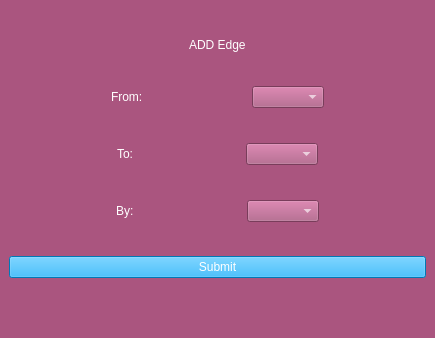
<?xml version="1.0" encoding="UTF-8"?>
<ui version="4.0">
 <class>MainWindow</class>
 <widget class="QMainWindow" name="MainWindow">
  <property name="geometry">
   <rect>
    <x>0</x>
    <y>0</y>
    <width>435</width>
    <height>338</height>
   </rect>
  </property>
  <property name="font">
   <font>
    <weight>75</weight>
    <bold>true</bold>
   </font>
  </property>
  <property name="windowTitle">
   <string>MainWindow</string>
  </property>
  <property name="styleSheet">
   <string notr="true">background-color: rgb(170, 85, 127);
font-color:rgb(255, 255, 255);</string>
  </property>
  <widget class="QWidget" name="centralwidget">
   <layout class="QVBoxLayout" name="verticalLayout">
    <item>
     <spacer name="verticalSpacer_5">
      <property name="orientation">
       <enum>Qt::Vertical</enum>
      </property>
      <property name="sizeHint" stdset="0">
       <size>
        <width>20</width>
        <height>40</height>
       </size>
      </property>
     </spacer>
    </item>
    <item alignment="Qt::AlignHCenter">
     <widget class="QLabel" name="label">
      <property name="styleSheet">
       <string notr="true">font: 87 20pt &quot;Arial Black&quot;;
font: 36pt &quot;MS Shell Dlg 2&quot;;
color:rgb(255, 255, 255);</string>
      </property>
      <property name="text">
       <string>ADD Edge</string>
      </property>
     </widget>
    </item>
    <item>
     <spacer name="verticalSpacer_2">
      <property name="orientation">
       <enum>Qt::Vertical</enum>
      </property>
      <property name="sizeHint" stdset="0">
       <size>
        <width>20</width>
        <height>40</height>
       </size>
      </property>
     </spacer>
    </item>
    <item>
     <layout class="QHBoxLayout" name="horizontalLayout">
      <item>
       <spacer name="horizontalSpacer">
        <property name="orientation">
         <enum>Qt::Horizontal</enum>
        </property>
        <property name="sizeHint" stdset="0">
         <size>
          <width>40</width>
          <height>20</height>
         </size>
        </property>
       </spacer>
      </item>
      <item>
       <widget class="QLabel" name="label_2">
        <property name="styleSheet">
         <string notr="true">color:rgb(255, 255, 255);font: 87 12pt &quot;Arial Black&quot;;</string>
        </property>
        <property name="text">
         <string>From:</string>
        </property>
       </widget>
      </item>
      <item>
       <spacer name="horizontalSpacer_3">
        <property name="orientation">
         <enum>Qt::Horizontal</enum>
        </property>
        <property name="sizeHint" stdset="0">
         <size>
          <width>40</width>
          <height>20</height>
         </size>
        </property>
       </spacer>
      </item>
      <item>
       <widget class="QComboBox" name="fr">
        <property name="styleSheet">
         <string notr="true">color:rgb(255, 255, 255);font: 87 12pt &quot;Arial Black&quot;;</string>
        </property>
       </widget>
      </item>
      <item>
       <spacer name="horizontalSpacer_2">
        <property name="orientation">
         <enum>Qt::Horizontal</enum>
        </property>
        <property name="sizeHint" stdset="0">
         <size>
          <width>40</width>
          <height>20</height>
         </size>
        </property>
       </spacer>
      </item>
     </layout>
    </item>
    <item>
     <spacer name="verticalSpacer_3">
      <property name="orientation">
       <enum>Qt::Vertical</enum>
      </property>
      <property name="sizeHint" stdset="0">
       <size>
        <width>20</width>
        <height>40</height>
       </size>
      </property>
     </spacer>
    </item>
    <item>
     <layout class="QHBoxLayout" name="horizontalLayout_2">
      <item>
       <spacer name="horizontalSpacer_4">
        <property name="orientation">
         <enum>Qt::Horizontal</enum>
        </property>
        <property name="sizeHint" stdset="0">
         <size>
          <width>40</width>
          <height>20</height>
         </size>
        </property>
       </spacer>
      </item>
      <item>
       <widget class="QLabel" name="label_3">
        <property name="styleSheet">
         <string notr="true">font: 87 12pt &quot;Arial Black&quot;;color:rgb(255, 255, 255);</string>
        </property>
        <property name="text">
         <string>To:</string>
        </property>
       </widget>
      </item>
      <item>
       <spacer name="horizontalSpacer_6">
        <property name="orientation">
         <enum>Qt::Horizontal</enum>
        </property>
        <property name="sizeHint" stdset="0">
         <size>
          <width>40</width>
          <height>20</height>
         </size>
        </property>
       </spacer>
      </item>
      <item>
       <widget class="QComboBox" name="to">
        <property name="styleSheet">
         <string notr="true">color:rgb(255, 255, 255);font: 87 12pt &quot;Arial Black&quot;;
font-color:rgb(255, 255, 255);</string>
        </property>
       </widget>
      </item>
      <item>
       <spacer name="horizontalSpacer_5">
        <property name="orientation">
         <enum>Qt::Horizontal</enum>
        </property>
        <property name="sizeHint" stdset="0">
         <size>
          <width>40</width>
          <height>20</height>
         </size>
        </property>
       </spacer>
      </item>
     </layout>
    </item>
    <item>
     <spacer name="verticalSpacer_4">
      <property name="orientation">
       <enum>Qt::Vertical</enum>
      </property>
      <property name="sizeHint" stdset="0">
       <size>
        <width>20</width>
        <height>40</height>
       </size>
      </property>
     </spacer>
    </item>
    <item>
     <layout class="QHBoxLayout" name="horizontalLayout_3">
      <item>
       <spacer name="horizontalSpacer_7">
        <property name="orientation">
         <enum>Qt::Horizontal</enum>
        </property>
        <property name="sizeHint" stdset="0">
         <size>
          <width>40</width>
          <height>20</height>
         </size>
        </property>
       </spacer>
      </item>
      <item>
       <widget class="QLabel" name="label_4">
        <property name="styleSheet">
         <string notr="true">font: 87 12pt &quot;Arial Black&quot;;color:rgb(255, 255, 255);</string>
        </property>
        <property name="text">
         <string>By:</string>
        </property>
       </widget>
      </item>
      <item>
       <spacer name="horizontalSpacer_8">
        <property name="orientation">
         <enum>Qt::Horizontal</enum>
        </property>
        <property name="sizeHint" stdset="0">
         <size>
          <width>40</width>
          <height>20</height>
         </size>
        </property>
       </spacer>
      </item>
      <item>
       <widget class="QComboBox" name="by">
        <property name="styleSheet">
         <string notr="true">color:rgb(255, 255, 255);font: 87 12pt &quot;Arial Black&quot;;</string>
        </property>
       </widget>
      </item>
      <item>
       <spacer name="horizontalSpacer_9">
        <property name="orientation">
         <enum>Qt::Horizontal</enum>
        </property>
        <property name="sizeHint" stdset="0">
         <size>
          <width>40</width>
          <height>20</height>
         </size>
        </property>
       </spacer>
      </item>
     </layout>
    </item>
    <item>
     <spacer name="verticalSpacer">
      <property name="orientation">
       <enum>Qt::Vertical</enum>
      </property>
      <property name="sizeHint" stdset="0">
       <size>
        <width>20</width>
        <height>40</height>
       </size>
      </property>
     </spacer>
    </item>
    <item>
     <widget class="QPushButton" name="submit">
      <property name="styleSheet">
       <string notr="true">font: 87 12pt &quot;Arial Black&quot;;
background-color: rgb(0, 170, 255);
color:rgb(255, 255, 255);</string>
      </property>
      <property name="text">
       <string>Submit</string>
      </property>
     </widget>
    </item>
    <item>
     <spacer name="verticalSpacer_6">
      <property name="orientation">
       <enum>Qt::Vertical</enum>
      </property>
      <property name="sizeHint" stdset="0">
       <size>
        <width>20</width>
        <height>40</height>
       </size>
      </property>
     </spacer>
    </item>
   </layout>
  </widget>
  <widget class="QStatusBar" name="statusbar"/>
 </widget>
 <resources/>
 <connections/>
</ui>
